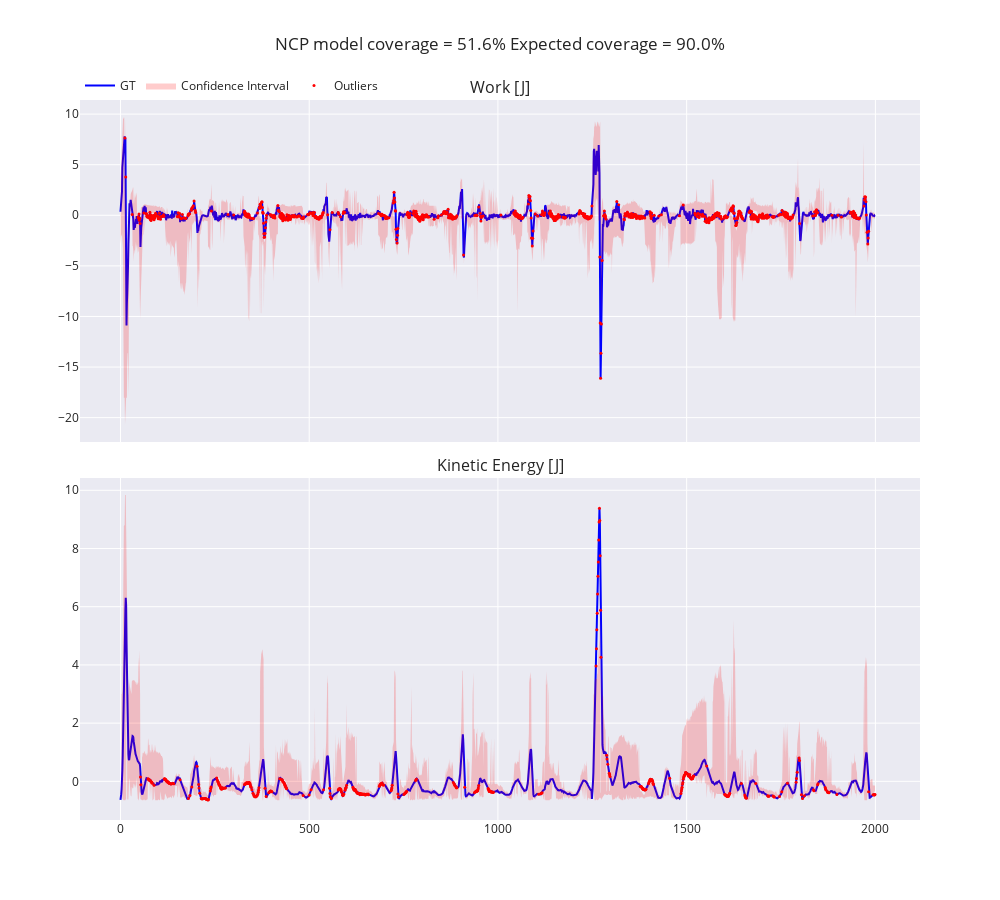

Notebook code for this chart:
### Markdown cell above
# **Confidence intervals of NCP**

### Code cell
title = f"NCP model coverage = {coverage['ncp'] * 100:.1f}% Expected coverage = {(1 - alpha) * 100:.1f}%"
q_low, q_high = quantiles["ncp"]
fig = plot_gt_and_quantiles(y_test[window], q_low[window], q_high[window], subtitles=subtitles, ncols=1)
fig.update_layout(title=title, title_x=0.5, showlegend=True, width=width, height=height)
fig.update_layout(legend=dict(x=0, y=1, traceorder="normal", orientation="h", yanchor="bottom", xanchor="left"))

### Figure 1 — Plotly figure (JSON) as saved in the notebook; plotly's stock layout.template omitted (floating-point values rounded to 4 significant figures; data arrays with more than 128 entries replaced by an {"elided": "..."} marker saying what was removed)
{"data": [{"legendgroup": "GT", "line": {"color": "blue"}, "mode": "lines", "name": "GT", "showlegend": true, "type": "scatter", "x": {"elided": "2000 int values"}, "xaxis": "x", "y": {"elided": "2000 float values"}, "yaxis": "y"}, {"fill": "toself", "fillcolor": "rgba(255, 0, 0, 0.2)", "legendgroup": "CI", "line": {"color": "rgba(255, 0, 0, 0)"}, "name": "Confidence Interval", "showlegend": true, "type": "scatter", "x": {"elided": "4000 int values"}, "xaxis": "x", "y": {"elided": "4000 float values"}, "yaxis": "y"}, {"legendgroup": "Outliers", "marker": {"color": "red", "size": 3}, "mode": "markers", "name": "Outliers", "showlegend": true, "type": "scatter", "x": {"elided": "741 int values"}, "xaxis": "x", "y": {"elided": "741 float values"}, "yaxis": "y"}, {"legendgroup": "GT", "line": {"color": "blue"}, "mode": "lines", "name": "GT", "showlegend": false, "type": "scatter", "x": {"elided": "2000 int values"}, "xaxis": "x2", "y": {"elided": "2000 float values"}, "yaxis": "y2"}, {"fill": "toself", "fillcolor": "rgba(255, 0, 0, 0.2)", "legendgroup": "CI", "line": {"color": "rgba(255, 0, 0, 0)"}, "name": "Confidence Interval", "showlegend": false, "type": "scatter", "x": {"elided": "4000 int values"}, "xaxis": "x2", "y": {"elided": "4000 float values"}, "yaxis": "y2"}, {"legendgroup": "Outliers", "marker": {"color": "red", "size": 3}, "mode": "markers", "name": "Outliers", "showlegend": false, "type": "scatter", "x": {"elided": "392 int values"}, "xaxis": "x2", "y": {"elided": "392 float values"}, "yaxis": "y2"}], "layout": {"annotations": [{"font": {"size": 16}, "showarrow": false, "text": "Work [J]", "x": 0.5, "xanchor": "center", "xref": "paper", "y": 1.0, "yanchor": "bottom", "yref": "paper"}, {"font": {"size": 16}, "showarrow": false, "text": "Kinetic Energy [J]", "x": 0.5, "xanchor": "center", "xref": "paper", "y": 0.475, "yanchor": "bottom", "yref": "paper"}], "height": 900, "legend": {"orientation": "h", "traceorder": "normal", "x": 0, "xanchor": "left", "y": 1, "yanchor": "bottom"}, "showlegend": true, "title": {"text": "NCP model coverage = 51.6% Expected coverage = 90.0%", "x": 0.5}, "width": 1000, "xaxis": {"anchor": "y", "domain": [0.0, 1.0], "matches": "x2", "showticklabels": false}, "xaxis2": {"anchor": "y2", "domain": [0.0, 1.0]}, "yaxis": {"anchor": "x", "domain": [0.525, 1.0]}, "yaxis2": {"anchor": "x2", "domain": [0.0, 0.475]}}}
